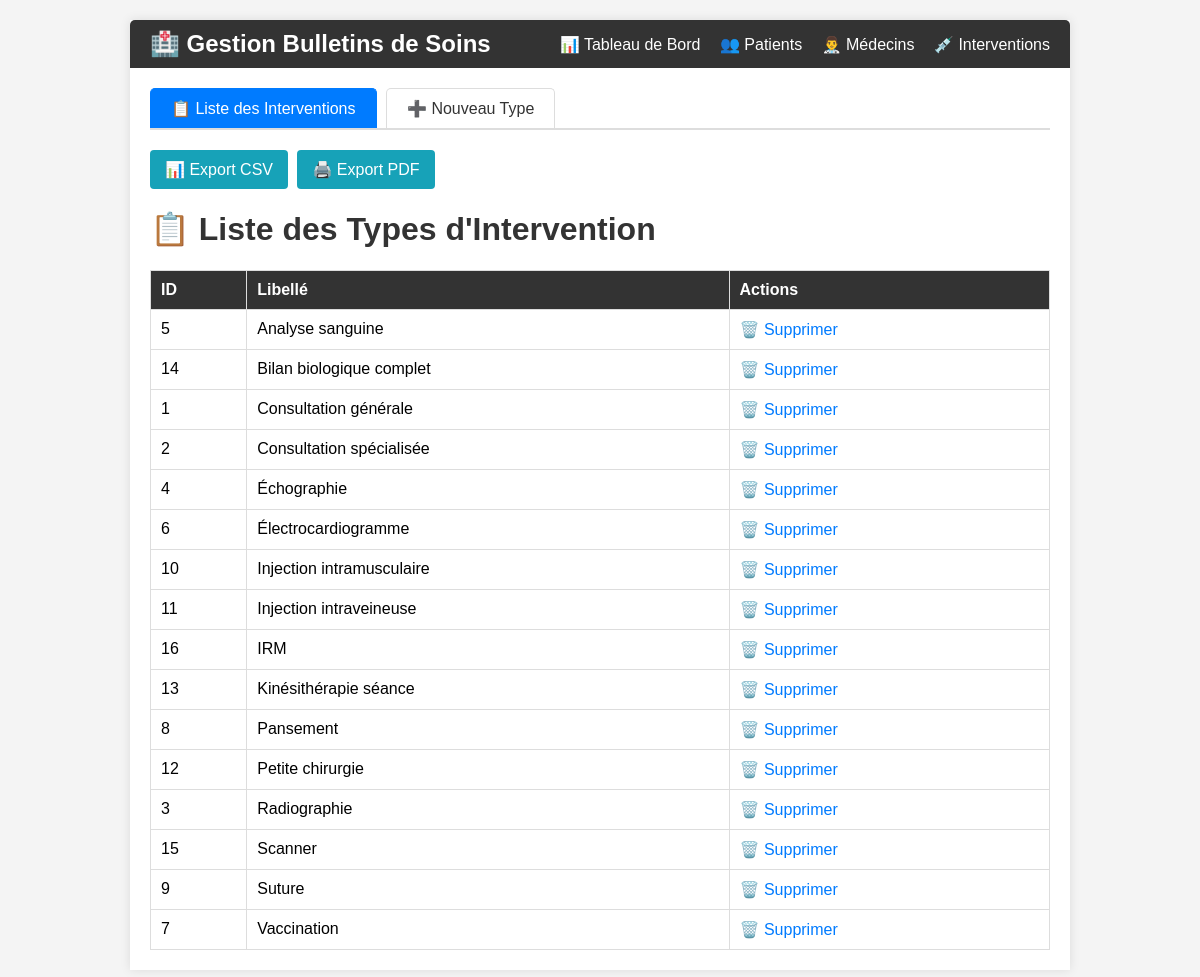
Screenshot of /index.php?controller=intervention&action=index (signed in) with the database file from the repository.
### tables this page shows
CREATE TABLE IF NOT EXISTS intervention_types (
    id INT AUTO_INCREMENT PRIMARY KEY,
    libelle VARCHAR(150) NOT NULL,
    created_at TIMESTAMP DEFAULT CURRENT_TIMESTAMP,
    INDEX idx_libelle (libelle)
);

### controllers/InterventionController.php (called while the page is built, shortened)
<?php
class InterventionController
{
    private Intervention $model;
    public function __construct()
    {
        $this->model = new Intervention();
    }
    public function index(): void
    {
        $interventions = $this->model->getAll();
        include __DIR__ . '/../views/InterventionView.php';
    }
}

### config/Database.php (called while the page is built, shortened)
<?php
class Database
{
    private static ?PDO $instance = null;
    public static function getInstance(): PDO
    {
        if (self::$instance === null) {
            try {
                $dsn = "mysql:host=" . self::HOST . ";dbname=" . self::DB_NAME . ";charset=utf8mb4";
                self::$instance = new PDO($dsn, self::USER, self::PASS, [
                    PDO::ATTR_ERRMODE => PDO::ERRMODE_EXCEPTION,
                    PDO::ATTR_DEFAULT_FETCH_MODE => PDO::FETCH_ASSOC,
                    PDO::ATTR_EMULATE_PREPARES => false
                ]);
            } catch (PDOException $e) {
                die("Erreur de connexion : " . $e->getMessage());
            }
        }
        return self::$instance;
    }
}

### models/Intervention.php (called while the page is built, shortened)
<?php
class Intervention
{
    private PDO $db;
    public function __construct()
    {
        $this->db = Database::getInstance();
    }
    public function getAll(): array
    {
        $stmt = $this->db->query("SELECT * FROM intervention_types ORDER BY libelle ASC");
        return $stmt->fetchAll();
    }
}

### views/InterventionView.php (the view, shortened to what this page needs)
<!DOCTYPE html>
<html lang="fr">
<head>
</head>
<body>
    <div class="container">
        <div class="top-nav no-print">
            <h1>🏥 Gestion Bulletins de Soins</h1>
            <div class="nav-links">
                <a href="index.php?controller=dashboard&action=index">📊 Tableau de Bord</a>
                <a href="index.php?controller=patient&action=index">👥 Patients</a>
                <a href="index.php?controller=doctor&action=index">👨‍⚕️ Médecins</a>
                <a href="index.php?controller=intervention&action=index">💉 Interventions</a>
            </div>
        </div>
        <div class="tabs no-print">
            <a href="index.php?controller=intervention&action=index" class="<?= (!isset($_GET['action']) || $_GET['action'] === 'index') ? 'active' : '' ?>">📋 Liste des Interventions</a>
            <a href="index.php?controller=intervention&action=create" class="<?= (isset($_GET['action']) && $_GET['action'] === 'create') ? 'active' : '' ?>">➕ Nouveau Type</a>
        </div>
        <?php if (isset($_GET['action']) && $_GET['action'] === 'create'): ?>
            <h1>➕ Nouveau Type d'Intervention</h1>
            <form method="post" action="index.php?controller=intervention&action=store">
                <label>Libellé <span style="color: #dc3545;">*</span></label>
                <input type="text" name="libelle" placeholder="Ex: Consultation générale, Radiographie..." required>
                <button type="submit">💾 Enregistrer</button>
            </form>
            <a href="index.php?controller=intervention&action=index" class="btn">📋 Retour Liste</a>
        <?php else: ?>
            <div style="margin-bottom: 20px;">
                <a href="index.php?controller=intervention&action=exportCsv" class="btn btn-export">📊 Export CSV</a>
                <a href="index.php?controller=intervention&action=exportPdf" class="btn btn-export" onclick="window.print(); return false;">🖨️ Export PDF</a>
            </div>
            <h1>📋 Liste des Types d'Intervention</h1>
            <table>
                <thead><tr><th>ID</th><th>Libellé</th><th>Actions</th></tr></thead>
                <tbody>
                    <?php if (!empty($interventions)): ?>
                        <?php foreach ($interventions as $i): ?>
                        <tr>
                            <td><?= $i['id'] ?></td>
                            <td><?= htmlspecialchars($i['libelle']) ?></td>
                            <td class="actions">
                                <a href="index.php?controller=intervention&action=delete&id=<?= $i['id'] ?>" onclick="return confirm('Supprimer ce type d\'intervention ?')">🗑️ Supprimer</a>
                            </td>
                        </tr>
                        <?php endforeach; ?>
                    <?php endif; ?>
                </tbody>
            </table>
        <?php endif; ?>
    </div>
</body>
</html>

### views/InterventionView.php (style rules this page uses)
body { font-family: Arial, sans-serif; margin: 20px; background: #f4f4f4; }
.container { max-width: 900px; margin: 0 auto; background: #fff; padding: 20px; box-shadow: 0 0 10px rgba(0,0,0,0.1); }
h1 { color: #333; }
table { width: 100%; border-collapse: collapse; margin-top: 20px; }
th, td { border: 1px solid #ddd; padding: 10px; text-align: left; }
th { background: #333; color: #fff; }
.actions a { margin-right: 10px; text-decoration: none; color: #007bff; }
.btn { padding: 10px 15px; background: #007bff; color: #fff; text-decoration: none; border-radius: 4px; display: inline-block; margin-right: 5px; }
.btn-export { background: #17a2b8; }
.top-nav { background: #333; padding: 10px 20px; margin: -20px -20px 20px -20px; border-radius: 5px 5px 0 0; display: flex; justify-content: space-between; align-items: center; }
.top-nav h1 { color: #fff; border: none; margin: 0; font-size: 1.5em; }
.top-nav .nav-links a { color: #fff; text-decoration: none; margin-left: 15px; }
.tabs { margin-bottom: 20px; border-bottom: 2px solid #ddd; }
.tabs a { display: inline-block; padding: 10px 20px; text-decoration: none; color: #333; border: 1px solid #ddd; border-bottom: none; border-radius: 5px 5px 0 0; margin-right: 5px; }
.tabs a.active { background: #007bff; color: #fff; border-color: #007bff; }

### rows the page displays
intervention_types: id "5", libelle "Analyse sanguine"
intervention_types: id "14", libelle "Bilan biologique complet"
intervention_types: id "1", libelle "Consultation générale"
intervention_types: id "2", libelle "Consultation spécialisée"
intervention_types: id "4", libelle "Échographie"
intervention_types: id "6", libelle "Électrocardiogramme"
intervention_types: id "10", libelle "Injection intramusculaire"
intervention_types: id "11", libelle "Injection intraveineuse"
intervention_types: id "16", libelle "IRM"
intervention_types: id "13", libelle "Kinésithérapie séance"
intervention_types: id "8", libelle "Pansement"
intervention_types: id "12", libelle "Petite chirurgie"
intervention_types: id "3", libelle "Radiographie"
intervention_types: id "15", libelle "Scanner"
intervention_types: id "9", libelle "Suture"
intervention_types: id "7", libelle "Vaccination"
